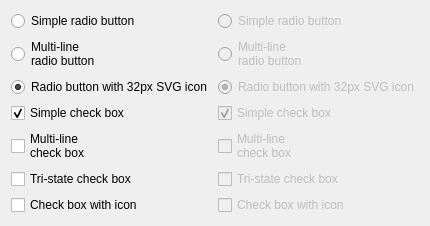
   <widget class="QWidget" name="tab_5">
    <attribute name="title">
     <string>Radio/Check buttons</string>
    </attribute>
    <layout class="QGridLayout" name="gridLayout_7">
     <item row="0" column="1">
      <spacer name="verticalSpacer_5">
       <property name="orientation">
        <enum>Qt::Vertical</enum>
       </property>
       <property name="sizeHint" stdset="0">
        <size>
         <width>20</width>
         <height>0</height>
        </size>
       </property>
      </spacer>
     </item>
     <item row="1" column="1" rowspan="2">
      <layout class="QGridLayout" name="gridLayout_6">
       <item row="0" column="1">
        <widget class="QRadioButton" name="radioButton">
         <property name="text">
          <string>Simple radio button</string>
         </property>
         <property name="checked">
          <bool>false</bool>
         </property>
        </widget>
       </item>
       <item row="0" column="2">
        <widget class="QRadioButton" name="radioButton_5">
         <property name="enabled">
          <bool>false</bool>
         </property>
         <property name="text">
          <string>Simple radio button</string>
         </property>
         <property name="autoExclusive">
          <bool>false</bool>
         </property>
        </widget>
       </item>
       <item row="1" column="1">
        <widget class="QRadioButton" name="radioButton_3">
         <property name="text">
          <string>Multi-line
radio button</string>
         </property>
        </widget>
       </item>
       <item row="1" column="2">
        <widget class="QRadioButton" name="radioButton_4">
         <property name="enabled">
          <bool>false</bool>
         </property>
         <property name="text">
          <string>Multi-line
radio button</string>
         </property>
         <property name="autoExclusive">
          <bool>false</bool>
         </property>
        </widget>
       </item>
       <item row="2" column="1">
        <widget class="QRadioButton" name="radioButton_2">
         <property name="text">
          <string>Radio button with 32px SVG icon</string>
         </property>
         <property name="icon">
          <iconset resource="ThemeTest.qrc">
           <normaloff>:/Icons/data/icon.svg</normaloff>:/Icons/data/icon.svg</iconset>
         </property>
         <property name="iconSize">
          <size>
           <width>32</width>
           <height>32</height>
          </size>
         </property>
         <property name="checked">
          <bool>true</bool>
         </property>
         <property name="autoExclusive">
          <bool>false</bool>
         </property>
        </widget>
       </item>
       <item row="2" column="2">
        <widget class="QRadioButton" name="radioButton_6">
         <property name="enabled">
          <bool>false</bool>
         </property>
         <property name="text">
          <string>Radio button with 32px SVG icon</string>
         </property>
         <property name="icon">
          <iconset resource="ThemeTest.qrc">
           <normaloff>:/Icons/data/icon.svg</normaloff>:/Icons/data/icon.svg</iconset>
         </property>
         <property name="iconSize">
          <size>
           <width>32</width>
           <height>32</height>
          </size>
         </property>
         <property name="checked">
          <bool>true</bool>
         </property>
         <property name="autoExclusive">
          <bool>false</bool>
         </property>
        </widget>
       </item>
       <item row="3" column="1">
        <widget class="QCheckBox" name="checkBox">
         <property name="text">
          <string>Simple check box</string>
         </property>
         <property name="checked">
          <bool>true</bool>
         </property>
        </widget>
       </item>
       <item row="3" column="2">
        <widget class="QCheckBox" name="checkBox_4">
         <property name="enabled">
          <bool>false</bool>
         </property>
         <property name="text">
          <string>Simple check box</string>
         </property>
         <property name="checked">
          <bool>true</bool>
         </property>
        </widget>
       </item>
       <item row="4" column="1">
        <widget class="QCheckBox" name="checkBox_2">
         <property name="text">
          <string>Multi-line
check box</string>
         </property>
        </widget>
       </item>
       <item row="4" column="2">
        <widget class="QCheckBox" name="checkBox_5">
         <property name="enabled">
          <bool>false</bool>
         </property>
         <property name="text">
          <string>Multi-line
check box</string>
         </property>
        </widget>
       </item>
       <item row="5" column="1">
        <widget class="QCheckBox" name="checkBox_7">
         <property name="text">
          <string>Tri-state check box</string>
         </property>
         <property name="tristate">
          <bool>true</bool>
         </property>
        </widget>
       </item>
       <item row="5" column="2">
        <widget class="QCheckBox" name="checkBox_8">
         <property name="enabled">
          <bool>false</bool>
         </property>
         <property name="text">
          <string>Tri-state check box</string>
         </property>
         <property name="tristate">
          <bool>true</bool>
         </property>
        </widget>
       </item>
       <item row="6" column="1">
        <widget class="QCheckBox" name="checkBox_3">
         <property name="text">
          <string>Check box with icon</string>
         </property>
         <property name="icon">
          <iconset resource="ThemeTest.qrc">
           <normaloff>:/Icons/data/icon.svg</normaloff>:/Icons/data/icon.svg</iconset>
         </property>
        </widget>
       </item>
       <item row="6" column="2">
        <widget class="QCheckBox" name="checkBox_6">
         <property name="enabled">
          <bool>false</bool>
         </property>
         <property name="text">
          <string>Check box with icon</string>
         </property>
         <property name="icon">
          <iconset resource="ThemeTest.qrc">
           <normaloff>:/Icons/data/icon.svg</normaloff>:/Icons/data/icon.svg</iconset>
         </property>
         <property name="tristate">
          <bool>true</bool>
         </property>
        </widget>
       </item>
      </layout>
     </item>
     <item row="1" column="2" rowspan="2">
      <spacer name="horizontalSpacer_6">
       <property name="orientation">
        <enum>Qt::Horizontal</enum>
       </property>
       <property name="sizeHint" stdset="0">
        <size>
         <width>0</width>
         <height>20</height>
        </size>
       </property>
      </spacer>
     </item>
     <item row="3" column="1">
      <spacer name="verticalSpacer_6">
       <property name="orientation">
        <enum>Qt::Vertical</enum>
       </property>
       <property name="sizeHint" stdset="0">
        <size>
         <width>20</width>
         <height>0</height>
        </size>
       </property>
      </spacer>
     </item>
     <item row="1" column="0" rowspan="2">
      <spacer name="horizontalSpacer_5">
       <property name="orientation">
        <enum>Qt::Horizontal</enum>
       </property>
       <property name="sizeHint" stdset="0">
        <size>
         <width>0</width>
         <height>20</height>
        </size>
       </property>
      </spacer>
     </item>
    </layout>
   </widget>
